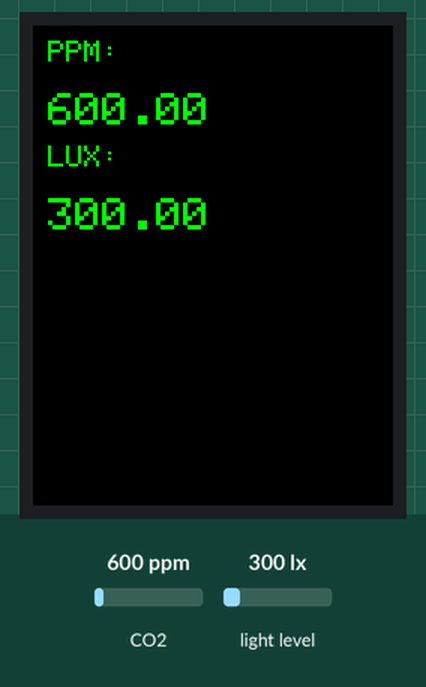
Bench run of a sketch on a simulated ESP8266 (NodeMCU). Shown: 240×320 colour display. The test bench sets the inputs (shaded band); at power-on: CO2 600 ppm, light level 300 lx. WiFi joins after 1.5 s; servers stay silent unless stated; what the sketch prints to the serial monitor is not drawn.

Above: at 2.5 s.

The sketch:

project2.ino
```cpp
#include <ESP8266WiFi.h>
#include <Wire.h>
// #include "MAX30105.h"
// #include "heartRate.h"
#include <BH1750.h>
#include <MQ135.h>
#include "ThingSpeak.h"
#include <TFT_eSPI.h>

// MAX30105 HeartSensor;
// long lastBeat = 0;
// float beatsPerMinute = 0;
// int beatAvg = 0;

BH1750 lightMeter;

TFT_eSPI tft = TFT_eSPI();
int cursorX = 10;     // فاصله از چپ
int cursorY = 10;     // موقعیت y شروع
int lineHeight = 35;

#define PIN_MQ135 A0
MQ135 mq135_sensor(PIN_MQ135);

WiFiClient client;
unsigned long myChannelNumber = 3084748;
const char * myWriteAPIKey = "G6WHW2R879PU2A7D";

bool Connection_setup(String ssid, String password) {
  int maxRetries = 5;
  int retryCount = 0;
  WiFi.begin(ssid, password);

  while (WiFi.status() != WL_CONNECTED && retryCount < maxRetries) {
    delay(2000);
    retryCount++;
  }

  if (WiFi.status() != WL_CONNECTED) {
    return false;
  }
  else {
    return true;
  }
}

bool Connection_loop() {
  return WiFi.status() == WL_CONNECTED;
}

// bool MAX30105_setup() {
//   if (!HeartSensor.begin(Wire, I2C_SPEED_FAST)) {
//     return false;
//   }

//   HeartSensor.setup();
//   return true;
// }

// long MAX30105_loop() {
//   long irValue = HeartSensor.getIR();

//   if (checkForBeat(irValue) == true) {
//     long delta = millis() - lastBeat;
//     lastBeat = millis();

//     beatsPerMinute = 60 / (delta / 1000.0);

//     if (beatsPerMinute < 255 && beatsPerMinute > 20) {
//       beatAvg = (beatAvg * 0.9) + (beatsPerMinute * 0.1);
//     }
//     return beatAvg;
//   }
//   else {
//     return -1;
//   }
// }

bool BH1750_setup() {

  if (!lightMeter.begin()) {
    return false;
  }
  return true;

}

float BH1750_loop() {
  float lux = lightMeter.readLightLevel();
  return lux;
}

bool TFT_setup() {
  tft.begin();
  tft.setSwapBytes(true);
  tft.setTextColor(TFT_GREEN, TFT_BLACK);

  return true;

}

void TFT_loop() {
  tft.fillScreen(TFT_RED);
}

void printLine(String text, int size) {
  tft.setTextSize(size);
  tft.drawString(text, cursorX, cursorY);
  cursorY += lineHeight;  // y خط بعد رو افزایش میده
  // اگر رسیدیم به پایین صفحه، برگردیم بالا
  if(cursorY + lineHeight > tft.height()) {
    tft.fillScreen(TFT_BLACK);
    cursorY = 10;
  }
}

long MQ135_loop() {
  float ppm = mq135_sensor.getPPM();
  return ppm;
}

void Print_status(bool func, String name) {
  if (!func) {
    Serial.println(name + "Failed!");
  } else {
    Serial.println(name + "initialized.");
  }
}

void setup() {
  Serial.begin(115200);
  delay(100);
  Wire.begin(D2, D1);  // SDA, SCL

  if (!Connection_setup("Clone", "1qazxsw2")) {
    Serial.println("WiFi Connection Failed!");
  } else {
    Serial.println("WiFi Connected!");
  }

  // Print_status(MAX30105_setup(), "MAX30105");

  Print_status(BH1750_setup(), "BH1750");

  Print_status(TFT_setup(), "TFT Display");

  ThingSpeak.begin(client);


}

void loop() {

  if (!Connection_loop()) {
    Serial.println("WiFi Disconnected!");
  }

  // long bpm = MAX30105_loop();
  // if(bpm != -1) Serial.println("BPM: " + String(bpm));

  float lux = BH1750_loop();
  Serial.println("Lux: " + String(lux));

  TFT_loop();

  float ppm = MQ135_loop();
  Serial.println("PPM: " + String(ppm));

  ThingSpeak.setField(1, ppm);
  ThingSpeak.setField(2, lux);


  tft.fillScreen(TFT_BLACK);
  cursorY = 10;  // بازنشانی موقعیت y به بالا


  printLine("PPM:",2);
  printLine(String(ppm, 2),3);
  printLine("LUX:",2);
  printLine(String(lux, 2),3);

  int x = ThingSpeak.writeFields(myChannelNumber, myWriteAPIKey);
  if(x == 200){
    Serial.println("Channel update successful.");
  }
  else{
    Serial.println("Problem updating channel. HTTP error code " + String(x));
  }

  delay(20000);
}
```

Measured:
- what the display in image 0 shows lasts 20.3 s, from 2.4 s to 22.7 s
